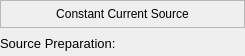
<?xml version="1.0" encoding="UTF-8"?>
<ui version="4.0">
 <class>Form</class>
 <widget class="QWidget" name="Form">
  <property name="geometry">
   <rect>
    <x>0</x>
    <y>0</y>
    <width>245</width>
    <height>56</height>
   </rect>
  </property>
  <property name="windowTitle">
   <string>Form</string>
  </property>
  <layout class="QVBoxLayout" name="verticalLayout">
   <property name="spacing">
    <number>3</number>
   </property>
   <property name="leftMargin">
    <number>0</number>
   </property>
   <property name="topMargin">
    <number>0</number>
   </property>
   <property name="rightMargin">
    <number>0</number>
   </property>
   <property name="bottomMargin">
    <number>0</number>
   </property>
   <item>
    <widget class="QLabel" name="label_3">
     <property name="frameShape">
      <enum>QFrame::StyledPanel</enum>
     </property>
     <property name="text">
      <string>Constant Current Source</string>
     </property>
     <property name="alignment">
      <set>Qt::AlignCenter</set>
     </property>
    </widget>
   </item>
   <item>
    <widget class="QLabel" name="currentLabel">
     <property name="sizePolicy">
      <sizepolicy hsizetype="Preferred" vsizetype="Maximum">
       <horstretch>0</horstretch>
       <verstretch>0</verstretch>
      </sizepolicy>
     </property>
     <property name="minimumSize">
      <size>
       <width>60</width>
       <height>25</height>
      </size>
     </property>
     <property name="font">
      <font>
       <pointsize>10</pointsize>
      </font>
     </property>
     <property name="toolTip">
      <string>Constant Current Source output voltage.
Colour changes to green for valid loads</string>
     </property>
     <property name="text">
      <string>Source Preparation:</string>
     </property>
    </widget>
   </item>
  </layout>
 </widget>
 <resources/>
 <connections/>
</ui>
